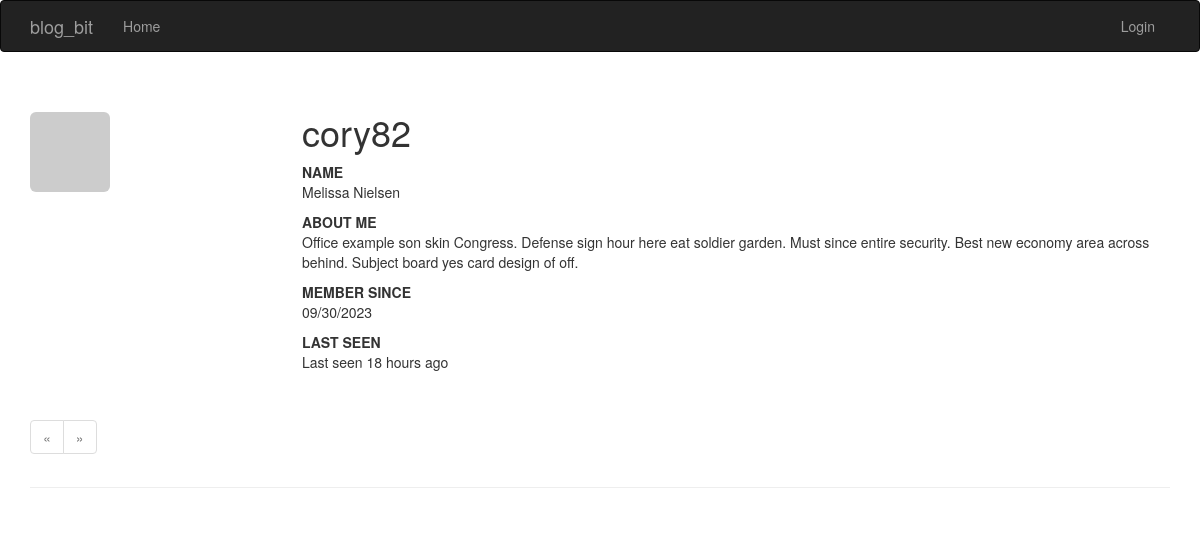
Before: /profile/cory82 with the older database file.
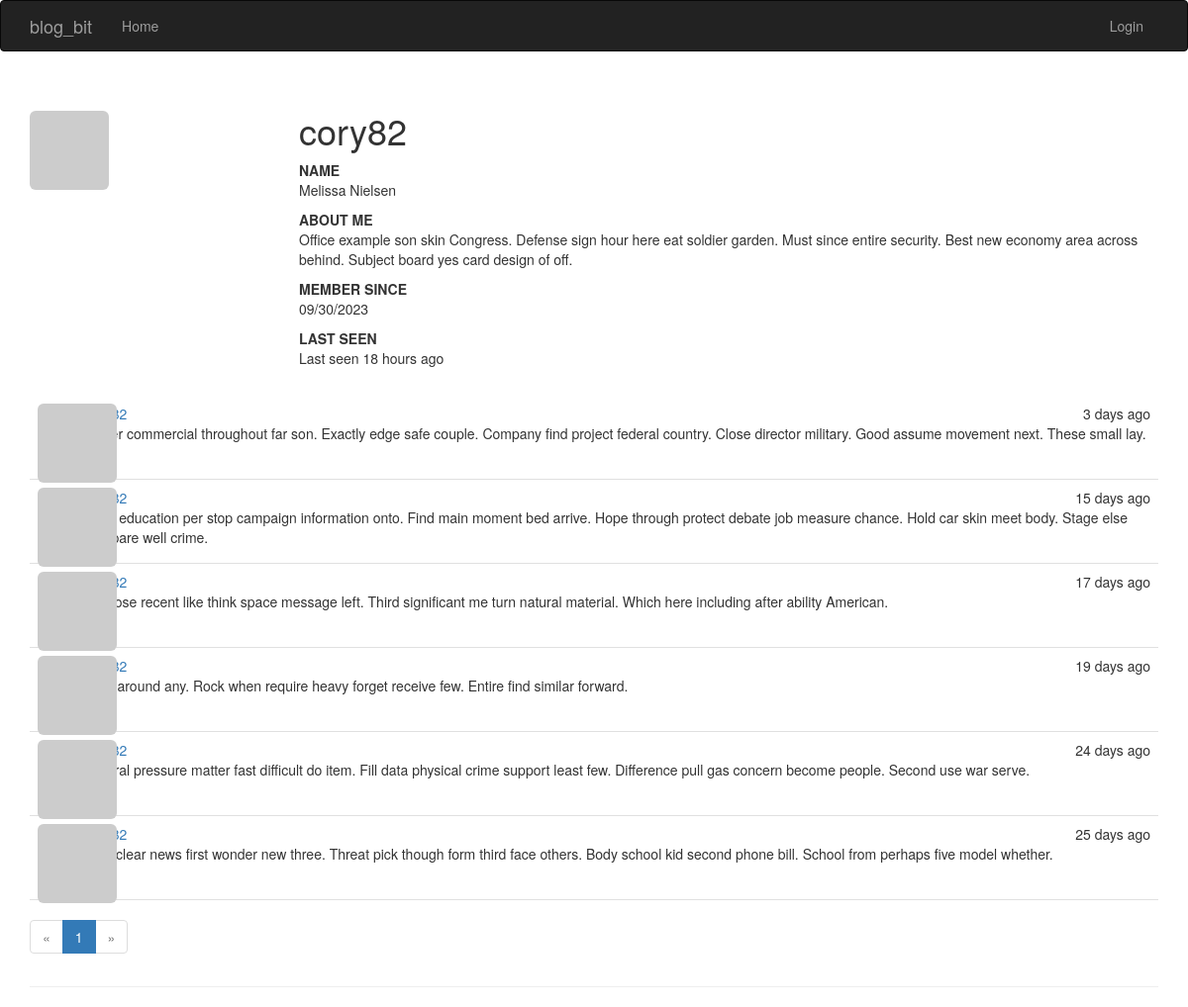
After: the same page with the newer database file.
### app/models.py (models this page shows, shortened)
class User(db.Model, UserMixin):
    id = db.Column(db.Integer, primary_key=True)
    username = db.Column(db.String(64), unique=True, index=True)
    name = db.Column(db.String(64))
    about_me = db.Column(db.Text())
    member_since = db.Column(db.DateTime(), default=datetime.utcnow)
    last_seen = db.Column(db.DateTime(), default=datetime.utcnow)
    email = db.Column(db.String(64), unique=True, index=True)
    password_hash = db.Column(db.String(128))
    pfp_hash = db.Column(db.String(32))
    confirmed = db.Column(db.Boolean, default=False)
    role_id = db.Column(db.Integer, db.ForeignKey('role.id'))
    posts = db.relationship('Post', backref='author', lazy='dynamic')
    @property
    def password(self):
        raise AttributeError('Password is not a readable attribute!')
    def can(self, perm):
        return self.role is not None and self.role.has_permission(perm)
    def is_administrator(self):
        return self.can(Permission.ADMIN)
    def get_pfp(self, size=100, image_gen='retro'):
        url = 'https://secure.gravatar.com/avatar'
        return f'{url}/{self.pfp_hash}?s={size}&d={image_gen}&r=g'

class Post(db.Model):
    id = db.Column(db.Integer, primary_key=True)
    body = db.Column(db.Text)
    timestamp = db.Column(db.DateTime, default=datetime.utcnow())
    author_id = db.Column(db.Integer, db.ForeignKey('user.id'))

### app/main/views.py (the view)
@main.route('/profile/<username>')
def profile(username):
    user = User.query.filter_by(username=username).first_or_404()
    posts = user.posts.order_by(Post.timestamp.desc()).all()
    page = request.args.get('page', default=1, type=int)
    pagination = user.posts.order_by(Post.timestamp.desc()).paginate(
        page=page,
        per_page=8,
    )
    posts = pagination.items
    return render_template('main/profile.html', user=user, posts=posts, pagination=pagination)

### app/auth/views.py (called while the page is built)
@auth.before_app_request
def before_request():
    current_user = flask_login.current_user
    if current_user.is_authenticated:
        current_user.ping()  # updating user last time seen property
        if not current_user.confirmed \
                and flask.request.blueprint != 'auth' \
                and flask.request.endpoint != 'static':
            return flask.redirect(flask.url_for('auth.unconfirmed'))

### app/models.py (called while the page is built)
    def has_permission(self, perm):
        return self.permissions & perm == perm

    def is_administrator(self):
        return False

### app/templates/main/profile.html (shortened to what this page needs)
{% extends 'base.html' %}
{% import 'main/_pagination_macros.html' as page_macro %}
{% block page_header %}
    <img class="img-rounded profile-thumbnail" src="{{ user.get_pfp(size=256) }}"
         alt="{{ user.username }} profile picture">
    <div class="profile-header">
        <h1>{{ user.username }}</h1>
        {% if user.name %}
            <b>NAME</b>
            <p>{{ user.name }}</p>
        {% endif %}
        {% if user.about_me %}
            <b>ABOUT ME</b>
            <p>{{ user.about_me }}</p>
        {% endif %}
        <b>MEMBER SINCE</b>
        <p>
            {{ moment(user.member_since).format('L') }}
        </p>
        <b>LAST SEEN</b>
        <p>
            Last seen {{ moment(user.last_seen).fromNow() }}
        </p>
    </div>
    {% include 'main/_posts.html' %}
    {{ page_macro.pagination_widget(pagination, endpoint='main.profile', username=user.username) }}
{% endblock %}

### app/templates/base.html (shortened to what this page needs)
{% extends 'bootstrap/base.html' %}
{% block head %}
    {{ super() }}
    <link rel="stylesheet" type="text/css" href="{{ url_for('static', filename='styles.css') }}">
{% endblock %}
{% block navbar %}
    <div class="navbar navbar-inverse">
        <div class="container">
            <div class="navbar-header">
                <a class="navbar-brand" href={{ url_for('main.welcome') }}>blog_bit</a>
            </div>
            <div class="navbar-collapse collapse">
                <ul class="nav navbar-nav">
                    <li><a href={{ url_for('main.welcome') }}>Home</a></li>
                </ul>
                <ul class="nav navbar-nav navbar-right">
                    {% if current_user.is_authenticated %}
                        <li class="dropdown">
                            <a href="#" class="dropdown-toggle" data-toggle="dropdown">
                                <img src="{{ current_user.get_pfp(size=16) }}" alt="{{ current_user.username }} profile picture">
                                {{ current_user.username }}
                                <b class="caret"></b>
                            </a>
                            <ul class="dropdown-menu">
                                <li><a href={{ url_for('main.edit_profile') }}> Edit Profile</a></li>
                                <li><a href={{ url_for('auth.logout') }}>Logout</a></li>
                            </ul>
                        </li>
                    {% else %}
                        <li><a href={{ url_for('auth.login') }}>Login</a></li>
                    {% endif %}
                </ul>
            </div>
        </div>
    </div>
{% endblock %}
{% block content %}
    <div class="container">
        <div class="page-header">
            {% block page_header %}{% endblock %}
        </div>
    </div>
{% endblock %}

### app/templates/main/_pagination_macros.html
{% macro pagination_widget(pagination, endpoint) %}
<ul class="pagination">
    <li {% if not pagination.has_prev %} class="disabled" {% endif %}>
        <a href="{% if pagination.has_prev %} {{ url_for(endpoint, page=pagination.page - 1, **kwargs) }} {% else %} # {% endif %}">
            &laquo;
        </a>
    </li>
    {% for page_num in pagination.iter_pages() %}
        {% if page_num %}
            <li {% if page_num == pagination.page %} class="active" {% endif %}>
                <a href="{{ url_for(endpoint, page=page_num, **kwargs) }}">{{ page_num }}</a>
            </li>
        {% else %}
            <li class="disabled">
                <a href="#">&hellip;</a>
            </li>
        {% endif %}
    {% endfor %}
    <li {% if not pagination.has_next %} class="disabled" {% endif %}>
        <a href="{% if pagination.has_next %} {{ url_for(endpoint, page=pagination.page + 1, **kwargs) }} {% else %} # {% endif %}">
            &raquo;
        </a>
    </li>
</ul>
{% endmacro %}

### app/templates/main/_posts.html (shortened to what this page needs)
<ul class="posts">
    {% for post in posts %}
        <li class="post">
            <div class="profile-thumbnail">
                <a href="{{ url_for('main.profile', username=post.author.username) }}">
                    <img class="img-rounded profile-thumbnail"
                         src="{{ post.author.get_pfp(size=40) }}"
                         alt="{{ post.author.username }} profile picture">
                </a>
            </div>
            <div class="post-date">{{ moment(post.timestamp).fromNow() }}</div>
            <div class="post-author">
                <a href="{{ url_for('main.profile', username=post.author.username) }}">
                </a>
            </div>
            <div class="post-content">{{ post.body }}</div>
        </li>
    {% endfor %}
</ul>

### app/static/styles.css (style rules this page uses)
.profile-thumbnail { position: absolute; }
.profile-header { min-height: 272px; margin-left: 272px; }
ul.posts { list-style-type: none; padding: 0px; margin: 16px 0px 0px 0px; }
ul.posts li.post { padding: 8px; border-bottom: 1px solid #e0e0e0; }
div.post-date { float: right; }
div.post-author { margin-left: 48px; }
div.post-content { margin-left: 48px; min-height: 48px; }

Changed rows visible on the page:
added Post: timestamp "3 days ago", body "Under commercial throughout far son. Exactly edge safe couple. Company find project federal country. Close director military. Good assume movement next. These small lay."
added Post: timestamp "15 days ago", body "Drop education per stop campaign information onto. Find main moment bed arrive. Hope through protect debate job measure chance. Hold car skin meet body. Stage else compare well crime."
added Post: timestamp "17 days ago", body "Purpose recent like think space message left. Third significant me turn natural material. Which here including after ability American."
added Post: timestamp "19 days ago", body "Safe around any. Rock when require heavy forget receive few. Entire find similar forward."
added Post: timestamp "24 days ago", body "Central pressure matter fast difficult do item. Fill data physical crime support least few. Difference pull gas concern become people. Second use war serve."
added Post: timestamp "25 days ago", body "Else clear news first wonder new three. Threat pick though form third face others. Body school kid second phone bill. School from perhaps five model whether."
Other visible differences:
new list line: "1"
